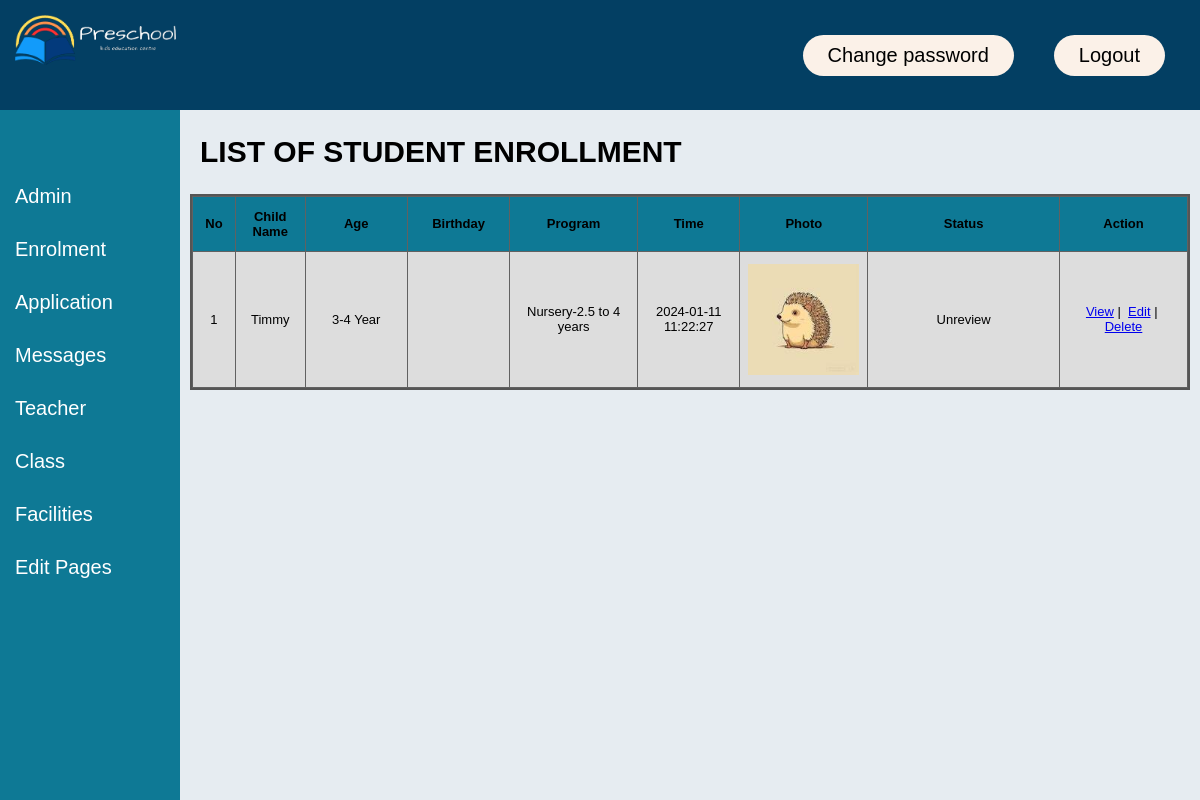
/enrollment/enrollment_list.php (signed in), run on the app's committed database.
### tables this page shows
CREATE TABLE `enrollment` (
  `enrol_id` int(11) NOT NULL,
  `father_name` varchar(120) DEFAULT NULL,
  `mother_name` varchar(120) DEFAULT NULL,
  `parent_contact` varchar(120) DEFAULT NULL,
  `parent_email` varchar(120) DEFAULT NULL,
  `child_name` varchar(120) DEFAULT NULL,
  `age` varchar(120) NOT NULL,
  `program` varchar(120) NOT NULL,
  `message` text NOT NULL,
  `enrol_status` varchar(120) DEFAULT 'Unreview',
  `child_photo` varchar(120) NOT NULL,
  `child_birthday` varchar(120) NOT NULL,
  `enrol_time` timestamp NOT NULL DEFAULT current_timestamp()
);

### enrollment/enrollment_list.php (the view, shortened to what this page needs)
<?php
include("../config.php");
?>
<!DOCTYPE html>
<html lang="en">
<head>
    <link rel="stylesheet" href="https://cdnjs.cloudflare.com/ajax/libs/font-awesome/5.15.3/css/all.min.css">
    <link rel="stylesheet" href="../css/application_admin_header.css">
	<link rel="stylesheet" href="../css/admin_header.css">
</head>
<body onload="makeTableScroll()">
<?php include('../admin_header.php');?>
    <h2 style="padding: 0px 20px">LIST OF STUDENT ENROLLMENT</h2>
        <div class="content" style="padding:0 10px;">
			<div class="scrolling_table">
			<table border="1" width="100%" id="projectable">
				<tr>
					<th width="3%">No</th>
					<th width="5%">Child Name</th>
					<th width="8%">Age</th>
					<th width="8%">Birthday</th>
					<th width="10%">Program</th>
                    <th width="8%">Time</th>
					<th width="10%">Photo</th>
					<th width="15%">Status</th>
					<th width="10%">Action</th>
				</tr>
				<?php
					$sql =  "SELECT * FROM enrollment ";
					$result = mysqli_query($conn, $sql);
					if(mysqli_num_rows($result) > 0){
						$numrow=1;
						while($row =mysqli_fetch_assoc($result)){
							echo "<tr>";
							echo "<td>" . $numrow . "</td>
							<td>". $row["child_name"] . "</td>
                            <td>" . $row["age"] . "</td>
							<td>" . $row["child_birthday"] . "</td>
							<td>" . $row["program"] . "</td>
                            <td>" . $row["enrol_time"] . "</td>";
							echo'<td>
							<div class="teacher_pic_div">
							<img src="../enrol_pic/'.$row["child_photo"].'">
						</div>
						</td>';
						echo"
						<td>" . $row["enrol_status"] . "</td>";
							echo
							'<td> <a href="enrollment_detail.php?id=' . $row["enrol_id"] . '">View</a>&nbsp;|&nbsp;
							<a href="enrollment_edit.php?id=' . $row["enrol_id"] . '">Edit</a>&nbsp;|&nbsp;
							<a href="enrollment_delete.php?id=' . $row["enrol_id"] . '" onClick="return confirm(\'Delete?\');">Delete</a> </td>';
							echo "</tr>" . "\n\t\t";
							$numrow++;
						}
					}
					else{
						echo '<tr><td colspan="9">0 results</td></tr>';
					}
				?>
			</table>
				</div>
</body>
</html>

### css/application_admin_header.css (style rules this page uses)
html { height: 100%; }
body { font-family: "Montserrat", sans-serif; font-weight: 500; font-size: 20px; text-decoration: none; box-sizing: border-box; height: 100%; margin: 0; padding: 0; background-color: #e6ecf1; }
.content { margin-left: 15%; }
h2 { margin-left: 15%; }
.scrolling_table { overflow-y: auto; border: solid 2px #555; }
#projectable { font-size: small; border-collapse: collapse; padding-left: 30px; }
#projectable td, #projectable th { border: 1px solid #616161; padding: 8px; }
#projectable tr:nth-child(even) { background-color: #ddd; }
#projectable th { padding-top: 12px; padding-bottom: 12px; text-align: center; background-color: #0e7995; color: black; }
#projectable td { padding-top: 12px; padding-bottom: 12px; text-align: center; color: black; }
.teacher_pic_div { display: flex; flex-direction: column; width: 100%; text-align: center; }
img { width: 100%; }

### css/admin_header.css (style rules this page uses)
html { height: 100%; }
body { font-family: "Montserrat", sans-serif; font-weight: 500; font-size: 20px; text-decoration: none; box-sizing: border-box; height: 100%; margin: 0; padding: 0; background-color: #e6ecf1; }

### data on the page
enrollment: child_name "Timmy", age "3-4 Year", program "Nursery-2.5 to 4 years", enrol_time "2024-01-11 11:22:27", child_photo (picture), enrol_status "Unreview"
